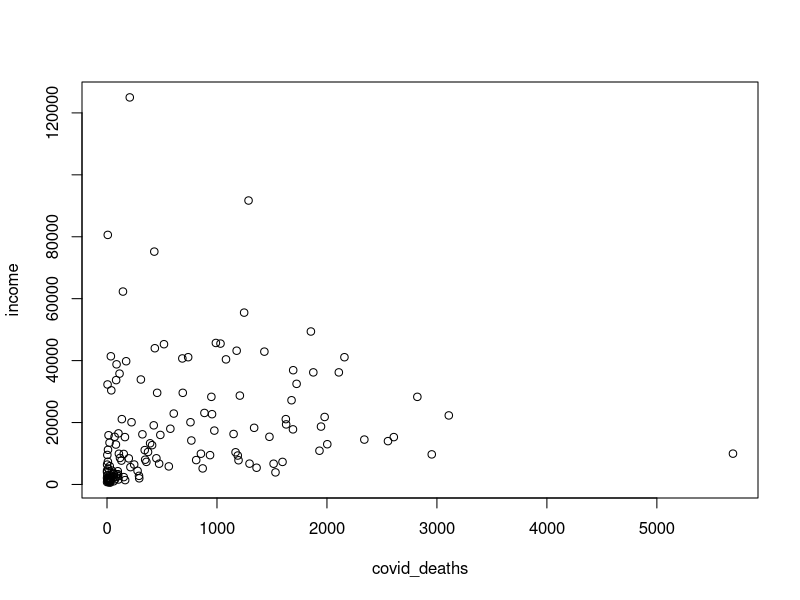

R code for this plot:
setwd('C:\\Users\\hp\\Desktop\\Masters\\Summer Term\\335- Modelling\\Final project\\code')
data<- read.csv("project_data.csv",header = TRUE)
attach(data)
#1
summary(data[,3:14])
plot(covid_deaths,income)
